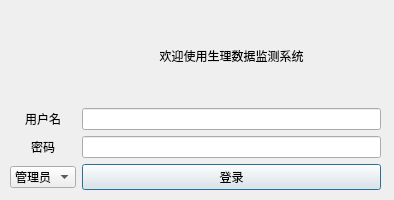
<?xml version="1.0" encoding="UTF-8"?>
<ui version="4.0">
 <class>login</class>
 <widget class="QDialog" name="login">
  <property name="geometry">
   <rect>
    <x>0</x>
    <y>0</y>
    <width>394</width>
    <height>200</height>
   </rect>
  </property>
  <property name="windowTitle">
   <string>Dialog</string>
  </property>
  <widget class="QWidget" name="gridLayoutWidget">
   <property name="geometry">
    <rect>
     <x>10</x>
     <y>10</y>
     <width>371</width>
     <height>180</height>
    </rect>
   </property>
   <layout class="QGridLayout" name="gridLayout">
    <item row="0" column="1">
     <widget class="QLabel" name="label">
      <property name="text">
       <string>欢迎使用生理数据监测系统</string>
      </property>
      <property name="alignment">
       <set>Qt::AlignCenter</set>
      </property>
     </widget>
    </item>
    <item row="1" column="0">
     <widget class="QLabel" name="label_2">
      <property name="text">
       <string>用户名</string>
      </property>
      <property name="alignment">
       <set>Qt::AlignCenter</set>
      </property>
     </widget>
    </item>
    <item row="1" column="1">
     <widget class="QLineEdit" name="username">
      <property name="statusTip">
       <string>请输入用户名</string>
      </property>
     </widget>
    </item>
    <item row="2" column="0">
     <widget class="QLabel" name="label_3">
      <property name="text">
       <string>密码</string>
      </property>
      <property name="alignment">
       <set>Qt::AlignCenter</set>
      </property>
     </widget>
    </item>
    <item row="2" column="1">
     <widget class="QLineEdit" name="password">
      <property name="statusTip">
       <string>请输入密码</string>
      </property>
     </widget>
    </item>
    <item row="3" column="0">
     <widget class="QComboBox" name="who">
      <item>
       <property name="text">
        <string>管理员</string>
       </property>
      </item>
      <item>
       <property name="text">
        <string>用户</string>
       </property>
      </item>
     </widget>
    </item>
    <item row="3" column="1">
     <widget class="QPushButton" name="login_btn">
      <property name="statusTip">
       <string>登录按钮</string>
      </property>
      <property name="text">
       <string>登录</string>
      </property>
     </widget>
    </item>
   </layout>
  </widget>
 </widget>
 <resources/>
 <connections/>
</ui>
